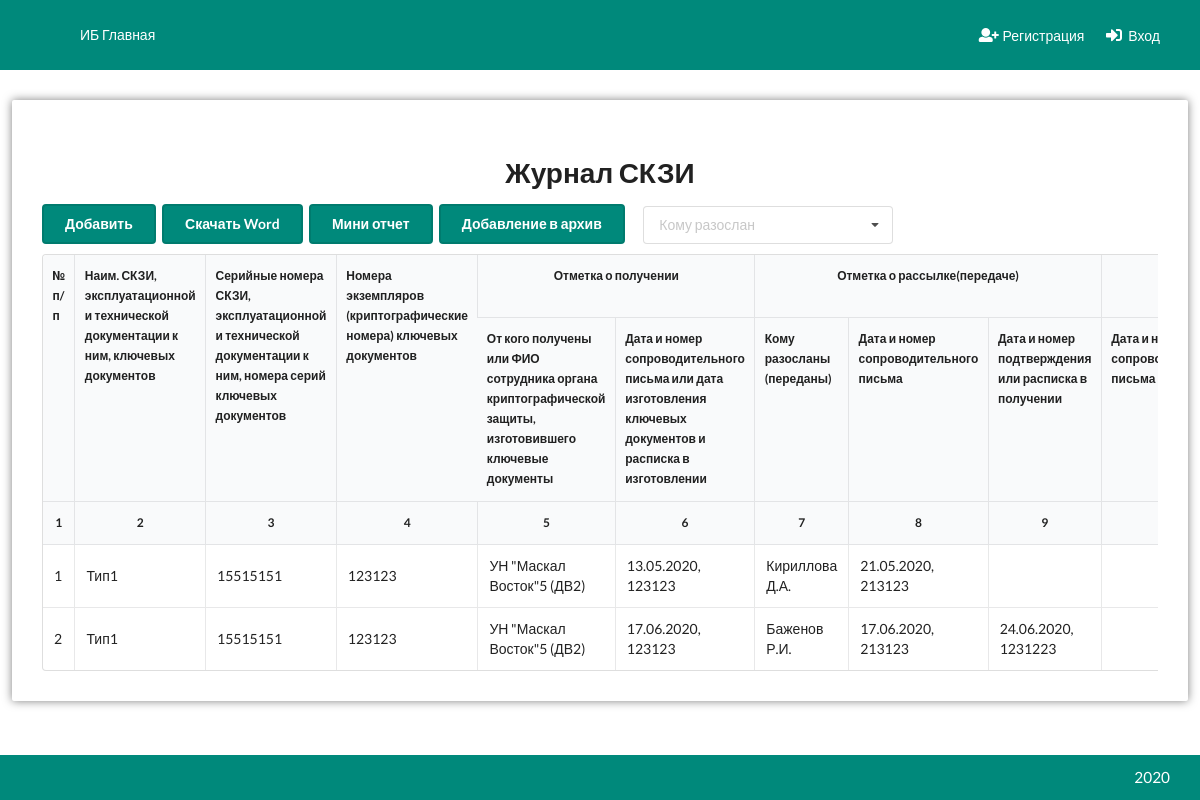
The app's page /security/zhurnal/, older data.
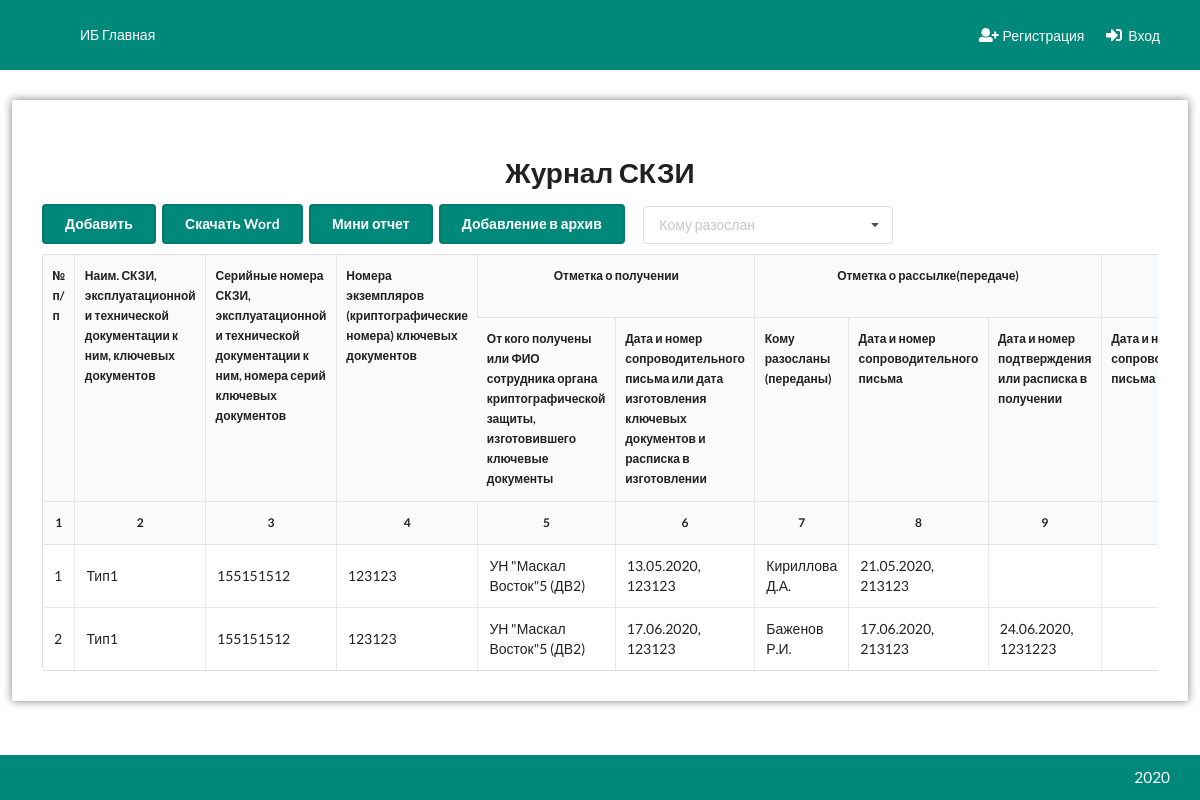
The same page, newer data.
### Skzi/models.py (models this page shows, shortened)
class Skzi(models.Model):
    objects = MyManager()
    archive = models.BooleanField(default=False)
    name = models.ForeignKey('SkziName', on_delete=models.CASCADE)
    serial_n = models.CharField(max_length=32)
    ekz_n = models.CharField(max_length=32, blank=True)
    from_organ = models.ForeignKey('OrganCrypto', on_delete=models.CASCADE, related_name='skzis_from')
    date_poluch = models.DateField(null=True, blank=True)
    nomer_poluch = models.CharField(max_length=64, blank=True)
    to_person = models.ForeignKey('FioRassilki', on_delete=models.CASCADE, related_name='skzis_to')
    date_sopr = models.DateField(null=True, blank=True)
    nomer_sopr = models.CharField(max_length=32, blank=True)
    date_podtv = models.DateField(null=True, blank=True)
    nomer_podtv = models.CharField(max_length=32, blank=True)
    podtv = models.BooleanField(default=False)
    vozvr_date_sopr = models.DateField(null=True, blank=True)
    vozvr_nomer_sopr = models.CharField(max_length=32, null=True, blank=True)
    vozvr_date_podtv = models.DateField(null=True, blank=True)
    vozvr_nomer_podtv = models.CharField(max_length=32, null=True, blank=True)
    date_vvod = models.DateField(null=True, blank=True)
    date_vivod = models.DateField(null=True, blank=True)
    date_unichtozh = models.DateField(null=True, blank=True)
    nomer_acta = models.CharField(max_length=32, null=True, blank=True)
    act_podtv = models.BooleanField(default=False)
    primechanie = models.CharField(max_length=1024, null=True, blank=True)
    class Meta:
        verbose_name = 'Запись СКЗИ'
        verbose_name_plural = 'Записи СКЗИ'

class SkziName(models.Model):
    objects = MyManager()
    type = models.CharField(max_length=128, verbose_name='Тип')
    firma = models.CharField(max_length=256, verbose_name='Фирма')
    version = models.CharField(max_length=32, verbose_name='Версия')
    class Meta:
        verbose_name = 'Наименование СКЗИ'
        verbose_name_plural = 'Наименования СКЗИ'

class OrganCrypto(models.Model):
    objects = MyManager
    company = models.CharField(max_length=256, verbose_name='Компания')
    region = models.CharField(max_length=256, verbose_name='Регион')
    fio = models.CharField(max_length=256, verbose_name='ФИО', blank=True, null=True)
    def __str__(self):
        return f'{self.company} ({self.region})'
    class Meta:
        verbose_name = 'Орган криптозащиты'
        verbose_name_plural = 'Органы криптозащиты'

class FioRassilki(models.Model):
    objects = MyManager()
    last_name = models.CharField(max_length=128, verbose_name='Фамилия')
    first_name = models.CharField(max_length=128, verbose_name='Имя')
    surname = models.CharField(max_length=128, verbose_name='Отчество')
    dolzhnost = models.CharField(max_length=128, verbose_name='Должность')
    def get_fio(self):
        return f'{self.last_name} {self.first_name[0]}.{self.surname[0]}.'
    def __str__(self):
        return self.get_fio()
    class Meta:
        verbose_name = 'ФИО Рассылки'
        verbose_name_plural = 'ФИО Рассылки'

### Skzi/views.py (the view)
# urls.py: path('zhurnal/', zhurnal, name='zhurnal'),
def zhurnal(request):
    if request.method == 'POST':
        Skzi.objects.filter(id__in=request.POST.get('id', '').split(',')).update(archive=True)
    skzis = Skzi.objects.filter(archive=False).all()
    if request.GET.get('fiorassilki', '') != '':
        skzis = skzis.filter(to_person__in=request.GET.getlist('fiorassilki'))
    if request.GET.get('action') == 'download':
        path = word_skzi(request, skzis)
        return FileResponse(open(path, 'rb'))
    elif request.GET.get('action') == 'download-mini':
        path = word_skzi_mini(request, skzis)
        return FileResponse(open(path, 'rb'))
    return render(request, 'Skzi/Zhurnal.html', {'skzis': skzis, 'fio_rassilki_list': FioRassilki.objects.all(),
                                                 'fio_cur': request.GET.get('fiorassilki')})

### templates/Skzi/Zhurnal.html (shortened to what the changed rows need)
{% extends 'base.html' %}
{% load static %}
{% load modified %}
{% block content %}
    <div class="ui container full-width">
        <div class="child-center">
            <div class="skzi-list cblock">
                <div class="content">
                    <h1 class="ui center aligned header">Журнал СКЗИ</h1>
                    <div id="table-container" class="sixteen wide table-container">
                        <div class="table-width">
                            <table class="ui celled selectable table tableFixHead">
                                <thead>
                                <tr>
                                    <th rowspan="2">№ п/п</th>
                                    <th rowspan="2">Наим. СКЗИ, эксплуатационной и технической документации к ним,
                                        ключевых документов
                                    </th>
                                    <th rowspan="2">Серийные номера СКЗИ, эксплуатационной и технической документации к
                                        ним, номера серий ключевых документов
                                    </th>
                                    <th rowspan="2">Номера экземпляров (криптографические номера) ключевых документов
                                    </th>
                                    <th colspan="2" class="center aligned">Отметка о получении</th>
                                    <th colspan="3" class="center aligned">Отметка о рассылке(передаче)</th>
                                    <th colspan="2" class="center aligned">Отметка о возврате</th>
                                </tr>
                                <tr>
                                    <th>От кого получены или ФИО сотрудника органа криптографической защиты,
                                        изготовившего ключевые документы
                                    </th>
                                    <th>Дата и номер сопроводительного письма или дата изготовления ключевых документов
                                        и расписка в изготовлении
                                    </th>
                                    <th>Кому разосланы (переданы)</th>
                                    <th>Дата и номер сопроводительного письма</th>
                                    <th>Дата и номер подтверждения или расписка в получении</th>
                                    <th>Дата и номер сопроводительного письма</th>
                                </tr>
                                <tr>
                                    <th class="center aligned">1</th>
                                    <th class="center aligned">2</th>
                                    <th class="center aligned">3</th>
                                    <th class="center aligned">4</th>
                                    <th class="center aligned">5</th>
                                    <th class="center aligned">6</th>
                                    <th class="center aligned">7</th>
                                    <th class="center aligned">8</th>
                                    <th class="center aligned">9</th>
                                    <th class="center aligned">10</th>
                                </tr>
                                </thead>
                                <tbody>
                                {% for skzi in skzis %}
                                    <tr data-id="{{ skzi.id }}">
                                        <td>{{ forloop.counter }}</td>
                                        <td>{{ skzi.name.type }}</td>
                                        <td>{{ skzi.serial_n }}</td>
                                        <td>{{ skzi.ekz_n }}</td>
                                        <td>{{ skzi.from_organ }}</td>
                                        <td>{{ skzi.date_poluch }}, {{ skzi.nomer_poluch }}</td>
                                        <td>{{ skzi.to_person.get_fio }}</td>
                                        <td>{{ skzi.date_sopr }}, {{ skzi.nomer_sopr }}</td>
                                        <td>{% if skzi.date_podtv %}{{ skzi.date_podtv }},
                                            {{ skzi.nomer_podtv }}{% endif %}</td>
                                        <td></td>
                                    </tr>
                                {% endfor %}
                                </tbody>
                            </table>
                        </div>
                    </div>
                </div>
            </div>
        </div>
    </div>
{% endblock %}

Row changes from the older to the newer data that the page shows:
changed Skzi "Кириллова Д.А.": serial_n "15515151" → "155151512"
changed Skzi "Баженов Р.И.": serial_n "15515151" → "155151512"
